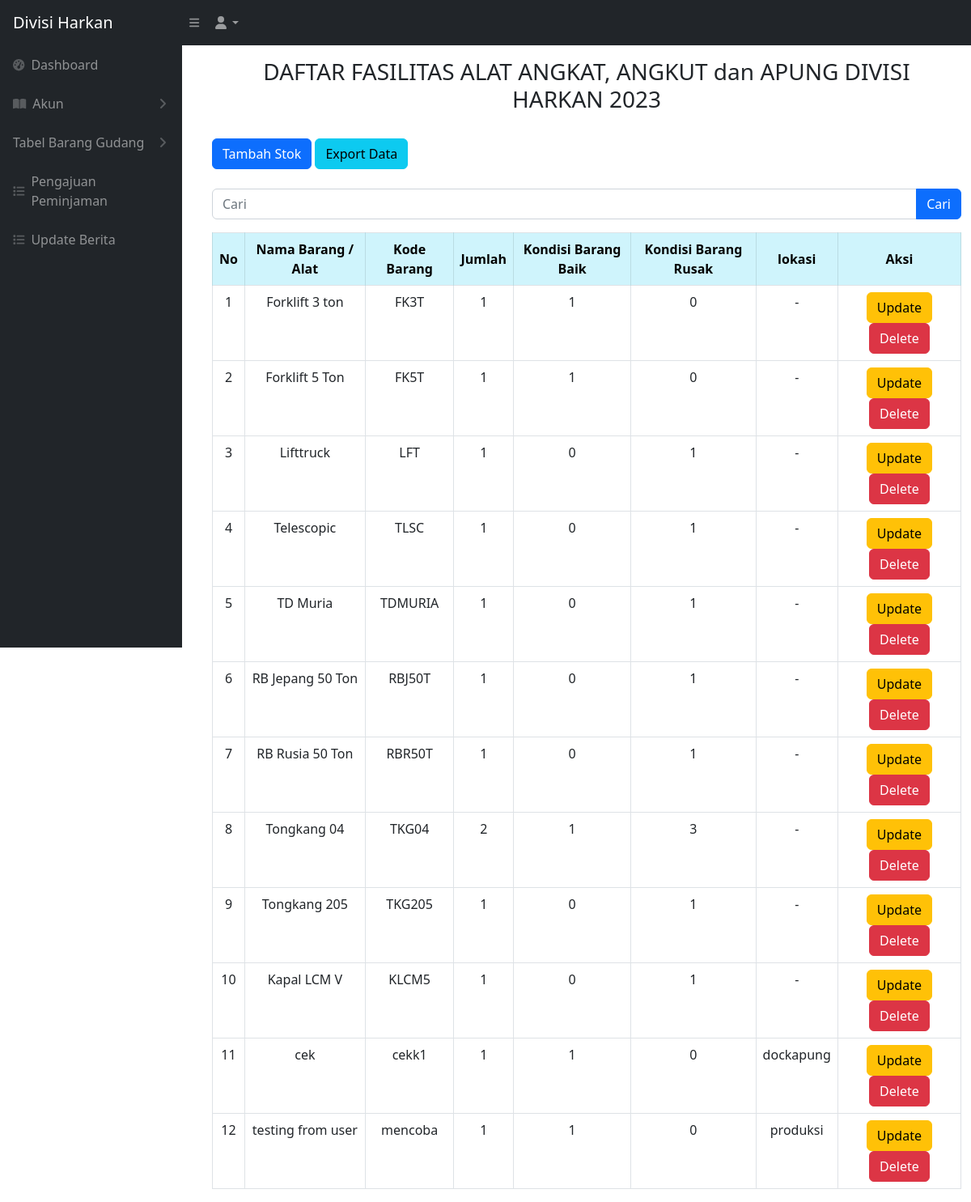
The page /angkut_apung.php (signed in) on the database its author committed.
### tables this page shows
CREATE TABLE `barang_angkut_apung` (
  `idbarang` int NOT NULL,
  `namabarang` varchar(512) NOT NULL,
  `kodebarang` varchar(100) NOT NULL,
  `jumlah` int NOT NULL,
  `baik` int NOT NULL,
  `rusak` int NOT NULL,
  `lokasi` varchar(512) NOT NULL,
  `kategori_id` int NOT NULL
);

### angkut_apung.php (the view, shortened to what this page needs)
<?php
require 'controller/koneksi.php';
$query = "SELECT * FROM barang_angkut_apung";
?>
<!DOCTYPE html>
<html lang="en">
<head>
    <link href="css/styles.css" rel="stylesheet" />
</head>
<?php include 'sidebar.php' ?>
<br>
<br>
<body>
    <main id="main-content" class="<?= isset($_GET['sidebarClosed']) ? '' : 'main-with-sidebar' ?>">
        <div class="container-fluid px-4">
            <h3 class="mt-4 text-center">DAFTAR FASILITAS ALAT ANGKAT, ANGKUT dan APUNG DIVISI HARKAN 2023</h3>
        </div>
        <br>
        <div class="container -fluid">
            <div class="card-mb-4">
                <button type="button" class="btn btn-primary" data-bs-toggle="modal" data-bs-target="#myModal">
                    Tambah Stok
                </button>
                <a href="export_angkut_apung.php" class="btn btn-info">Export Data</a>
                <br>
                <br>
                <form action="angkut_apung.php" method="GET">
                    <div class="input-group mb-3">
                        <input type="text" value="" class="form-control" placeholder="Cari" name="cari">
                        <br>
                        <button type="submit" class="btn btn-primary">Cari</button>
                    </div>
                </form>
                <div class="card-body">
                    <div class="table table-responsive">
                        <table class="table table-bordered" id="dataTable" width="100" cellspacing="0">
                            <thead>
                                <tr>
                                    <th class="table-info text-center align-middle">No</th>
                                    <th class="table-info text-center align-middle">Nama Barang / Alat</th>
                                    <th class="table-info text-center align-middle">Kode Barang</th>
                                    <th class="table-info text-center align-middle">Jumlah</th>
                                    <th class="table-info text-center align-middle">Kondisi Barang Baik</th>
                                    <th class="table-info text-center align-middle">Kondisi Barang Rusak</th>
                                    <th class="table-info text-center align-middle">lokasi</th>
                                    <th class="table-info text-center align-middle">Aksi</th>
                                </tr>
                            </thead>
                            <tbody>
                                <?php
                                $i = 1;
                                $ambilsemuadatabarang = mysqli_query($conn, $query);
                                while ($data = mysqli_fetch_array($ambilsemuadatabarang)) {
                                    $namabarang = $data['namabarang'];
                                    $kodebarang = $data['kodebarang'];
                                    $jumlah = $data['jumlah'];
                                    $barangbaik = $data['baik'];
                                    $barangrusak = $data['rusak'];
                                    $lokasi = $data['lokasi'];
                                    $idb = $data['idbarang'];
                                ?>
                                    <tr>
                                        <td style="text-align: center;"><?= $i++ ?></td>
                                        <td style="text-align: center;"><?= $namabarang ?></td>
                                        <td style="text-align: center;"><?= $kodebarang ?></td>
                                        <td style="text-align: center;"><?= $jumlah ?></td>
                                        <td style="text-align: center;"><?= $barangbaik ?></td>
                                        <td style="text-align: center;"><?= $barangrusak ?></td>
                                        <td style="text-align: center;"><?= $lokasi ?></td>
                                        <td style="text-align: center;">
                                            <button type="button" class="btn btn-warning" data-bs-toggle="modal" data-bs-target="#edit<?= $idb; ?>">
                                                Update
                                            </button>
                                            <button type="button" class="btn btn-danger" data-bs-toggle="modal" data-bs-target="#delete<?= $idb; ?>">
                                                Delete
                                            </button>
                                        </td>
                                    </tr>
                                <?php
                                };
                                ?>
                            </tbody>
                        </table>
    </main>
</body>
</html>

### rows shown on the page
barang_angkut_apung: namabarang "Forklift 3 ton", kodebarang "FK3T", jumlah "1", baik "1", rusak "0", lokasi "-"
barang_angkut_apung: namabarang "Forklift 5 Ton", kodebarang "FK5T", jumlah "1", baik "1", rusak "0", lokasi "-"
barang_angkut_apung: namabarang "Lifttruck", kodebarang "LFT", jumlah "1", baik "0", rusak "1", lokasi "-"
barang_angkut_apung: namabarang "Telescopic", kodebarang "TLSC", jumlah "1", baik "0", rusak "1", lokasi "-"
barang_angkut_apung: namabarang "TD Muria", kodebarang "TDMURIA", jumlah "1", baik "0", rusak "1", lokasi "-"
barang_angkut_apung: namabarang "RB Jepang 50 Ton", kodebarang "RBJ50T", jumlah "1", baik "0", rusak "1", lokasi "-"
barang_angkut_apung: namabarang "RB Rusia 50 Ton", kodebarang "RBR50T", jumlah "1", baik "0", rusak "1", lokasi "-"
barang_angkut_apung: namabarang "Tongkang 04", kodebarang "TKG04", jumlah "2", baik "1", rusak "3", lokasi "-"
barang_angkut_apung: namabarang "Tongkang 205", kodebarang "TKG205", jumlah "1", baik "0", rusak "1", lokasi "-"
barang_angkut_apung: namabarang "Kapal LCM V", kodebarang "KLCM5", jumlah "1", baik "0", rusak "1", lokasi "-"
barang_angkut_apung: namabarang "cek", kodebarang "cekk1", jumlah "1", baik "1", rusak "0", lokasi "dockapung"
barang_angkut_apung: namabarang "testing from user", kodebarang "mencoba", jumlah "1", baik "1", rusak "0", lokasi "produksi"
